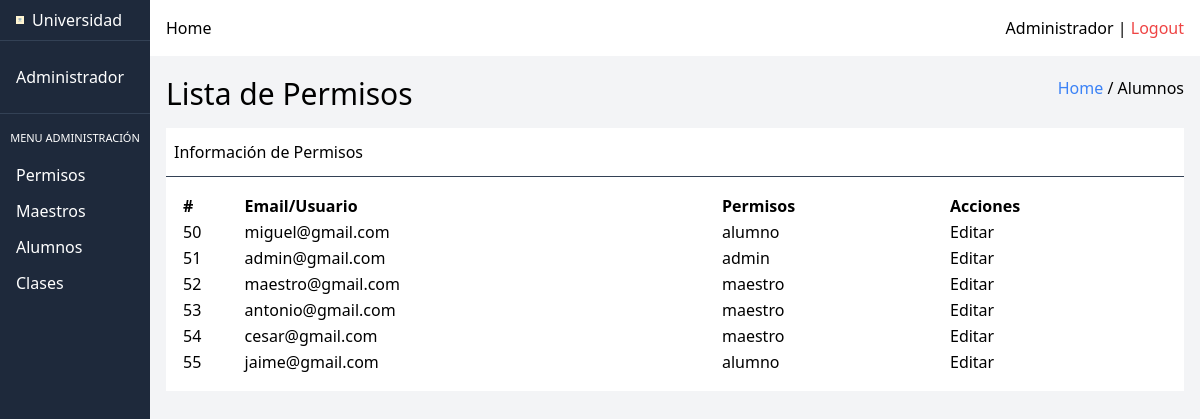
The app's page /index.php?action=table-roles (signed in) with its own data.
### tables this page shows
CREATE TABLE `user` (
  `id` int(11) NOT NULL,
  `email` varchar(50) NOT NULL,
  `password` varchar(100) NOT NULL,
  `firstname` varchar(100) NOT NULL,
  `lastname` varchar(100) NOT NULL,
  `address` varchar(150) NOT NULL,
  `birthday` timestamp NOT NULL DEFAULT current_timestamp() ON UPDATE current_timestamp(),
  `role_id` int(11) NOT NULL
);

CREATE TABLE `roles` (
  `id` int(11) NOT NULL,
  `description` varchar(50) NOT NULL
);

### src/DB.php (called while the page is built, shortened)
<?php
class DB
{
    private $pdo;
    public function __construct()
    {
        try {
            $host = $_ENV["DB_HOST"];
            $dbname = $_ENV["DB_DATABASE"];
            $port = $_ENV["DB_PORT"];
            $username = $_ENV["DB_USERNAME"];
            $password = $_ENV["DB_PASSWORD"];
            $attributes = [PDO::ATTR_ERRMODE => PDO::ERRMODE_EXCEPTION];
            $dsn = "mysql:host=$host;dbname=$dbname;port=$port";
            $this->pdo = new PDO($dsn, $username, $password, $attributes);
        } catch (PDOException $e) {
            echo "ERROR: " . $e->getMessage();
        }
    }
    public function connect()
    {
        return $this->pdo;
    }
}
?>

### src/models/Roles.php (called while the page is built, shortened)
<?php
require_once($_SERVER["DOCUMENT_ROOT"] . "/src/DB.php");
class Roles
{
    public function findAllWithUsers()
    {
        $pdo = new DB();
        $query = "
        SELECT user.id, email, roles.description
        FROM user
	        INNER JOIN roles
    	        ON user.role_id = roles.id
        ORDER BY user.id;
        ";
        $stmnt = $pdo->connect()->query($query);
        $data = [];
        while ($row = $stmnt->fetch(PDO::FETCH_ASSOC)) {
            array_push($data, $row);
        }
        return $data;
    }
}
?>

### src/views/admin/permisos/table-roles.php (the view, shortened to what this page needs)
<?php require $_SERVER['DOCUMENT_ROOT'] . '/src/templates/head.php'; ?>
</head>
<body>
    <div class="grid grid-cols-8 grid-flow-col">
        <?php require_once $_SERVER['DOCUMENT_ROOT'] . '/src/templates/aside-admin.php';  ?>
        <div class="col-star-2 col-span-9 bg-gray-100 w-full h-screen">
            <?php require_once $_SERVER['DOCUMENT_ROOT'] . '/src/templates/nav-admin.php';  ?>
            <main>
                <section class="p-4 ">
                    <div class="flex justify-between mb-4">
                        <h1 class="text-3xl">Lista de Permisos</h1>
                        <div>
                            <a class="text-blue-500" href="/index.php">Home</a> / Alumnos
                        </div>
                    </div>
                    <div class="bg-white  divide-y divide-slate-700">
                        <div class="flex justify-between items-center px-2 py-3">
                            <span>Información de Permisos</span>
                        </div>
                        <div class="p-4">
                            <table class="w-full">
                                <thead>
                                    <tr>
                                        <td class="font-bold">#</td>
                                        <td class="font-bold">Email/Usuario</td>
                                        <td class="font-bold">Permisos</td>
                                        <td class="font-bold">Acciones</td>
                                    </tr>
                                </thead>
                                <tbody>
                                    <?php foreach ($users as $row) { ?>
                                        <tr>
                                            <td><?= $row["id"] ?></td>
                                            <td><?= $row["email"] ?></td>
                                            <td><?= $row["description"] ?></td>
                                            <td>
                                                <a href="?action=edit-user-role&user_id=<?= $row["id"] ?>">Editar </a>
                                            </td>
                                        </tr>
                                    <?php } ?>
                                </tbody>
                            </table>
                        </div>
                    </div>
                </section>
            </main>
        </div>
    </div>
</body>
</html>

### index.php (shortened to what this page needs)
<?php
$action = filter_input(INPUT_POST, 'action');
if ($action == NULL) {
  $action = filter_input(INPUT_GET, 'action');
}
if (isset($_SESSION["role"])) {
    $controller = $_SESSION["role"];
}
require_once($_SERVER["DOCUMENT_ROOT"] . "/src/controllers/AdminController.php");
require_once($_SERVER["DOCUMENT_ROOT"] . "/src/controllers/LoginController.php");
switch ($controller) {
    case 'admin':
        if(isset($action)){
            $adminController = new AdminController();
            $adminController->route($action);
        } else {
            $adminController = new AdminController();
            $adminController->index();
        }
        break;
}
?>

### src/controllers/AdminController.php (shortened to what this page needs)
<?php
require_once($_SERVER["DOCUMENT_ROOT"] . "/src/models/Roles.php");
class AdminController
{
    public function showUserTableWithRoles()
    {
        $model =    new Roles();
        $users = $model->findAllWithUsers();
        include $_SERVER["DOCUMENT_ROOT"] . "/src/views/admin/permisos/table-roles.php";
    }
    public function route($action)
    {
        switch ($action) {
            case 'table-roles':
                $this->showUserTableWithRoles();
                break;
        }
    }
}

### src/templates/head.php (shortened to what this page needs)
<!DOCTYPE html>
<html lang="en">
<head>
    <link rel="stylesheet" href="/dist/output.css">

### src/templates/aside-admin.php
<aside class="bg-slate-800 text-white col-star-1 col-span-1 h-screen shadow-xl divide-y divide-slate-700">
<div class="flex items-center gap-2 mr-3 my-2 px-4">
    <div class="w-11">
        <img src="/assets/logo.jpg" alt="">
    </div>
    <span>Universidad</span>
</div>
<div class="py-6  flex flex-col px-4">
    <span>Administrador</span>
</div>
<div class="">
    <p class="text-center text-[11px] my-4">MENU ADMINISTRACIÓN</p>
    <?php require $_SERVER['DOCUMENT_ROOT'] . '/src/templates/menu-admin.php'; ?>
</div>
</aside>

### src/templates/menu-admin.php
<ul class="px-4 flex flex-col gap-3">
    <li>
        <a href="/index.php?action=table-roles">Permisos</a>
    </li>
    <li>
        <a href="/index.php?action=instructor-table">Maestros</a>
    </li>
    <li>
        <a href="/index.php?action=user-table">Alumnos</a>
    </li>
    <li>
        <a href="/index.php?action=clases-table">Clases</a>
    </li>
</ul>

### src/templates/nav-admin.php
<nav class="flex justify-between items-center p-4 mb-1 bg-white">
    <a href="/index.php">
        Home
    </a>
    <div>
        <span>Administrador | </span>
        <?php require_once $_SERVER['DOCUMENT_ROOT'] . '/src/templates/logout-button.php'; ?>
    </div>
</nav>

### src/templates/logout-button.php
<a href="/index?action=logout" class="text-red-500">Logout</a>

### records on screen
user: id "50", email "miguel@gmail.com", role.description "alumno"
user: id "51", email "admin@gmail.com", role.description "admin"
user: id "52", email "maestro@gmail.com", role.description "maestro"
user: id "53", email "antonio@gmail.com", role.description "maestro"
user: id "54", email "cesar@gmail.com", role.description "maestro"
user: id "55", email "jaime@gmail.com", role.description "alumno"
